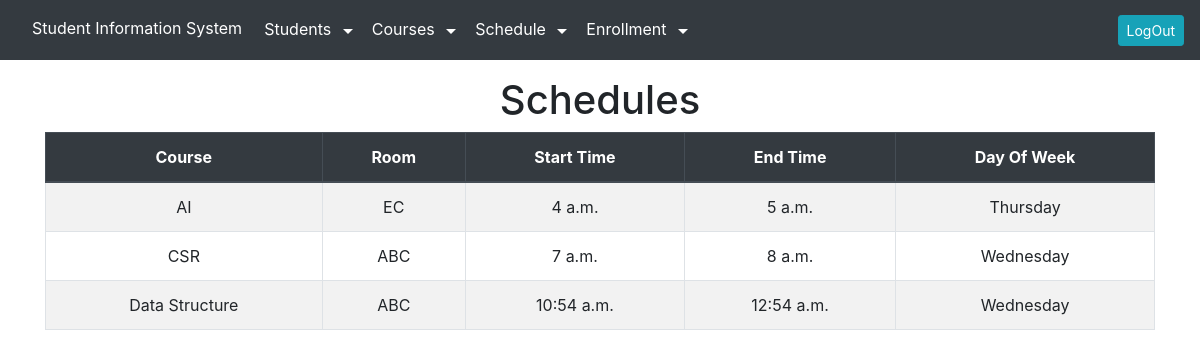
The page /schedulelist/ (signed in) on the database as committed earlier.
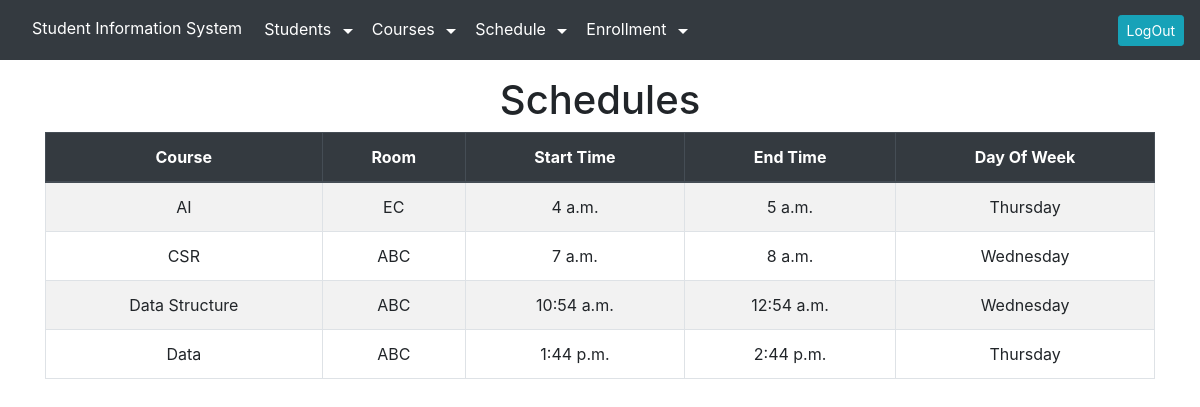
The same page on the database as committed later.
### sis_app/models.py (models this page shows, shortened)
class Schedule(models.Model):
    course = models.CharField(max_length=100)
    room = models.CharField(max_length=100)
    start_time = models.TimeField()
    end_time = models.TimeField()
    day_of_week = models.CharField(max_length=20)

### sis_app/views.py (the view)
# urls.py: path('schedulelist/', views.schedule_read_view, name='schedule_list'),
@login_required
def schedule_read_view(request):
    api_url = 'http://127.0.0.1:8000/api/schedules/'
    try:
        response = requests.get(api_url)
        if response.status_code == 200:
            Schedule.objects.all().delete()
            schedules_data = response.json()
            for schedule_data in schedules_data:
               Schedule.objects.create(
                  course=schedule_data['course'],
                  start_time=schedule_data['start_time'],
                  end_time=schedule_data['end_time'],
                  day_of_week=schedule_data['day_of_week'],
                  room=schedule_data['room_name']
            )
            schedules = Schedule.objects.all()
        else:
            schedules = Schedule.objects.all()
    except requests.exceptions.RequestException as e:
        print(f"An error occurred: {e}")
        schedules = Schedule.objects.all()
    return render(request, 'schedule_list.html', {'schedules': schedules})

### sis_app/templates/schedule_list.html (shortened to what this page needs)
{% extends "layout.html" %}
{% block content %}
<h1 class="text-center">Schedules</h1>
<table class="table table-bordered table-striped text-center">
    <thead class="thead-dark">
        <tr>
            <th>Course</th>
            <th>Room</th>
            <th>Start Time</th>
            <th>End Time</th>
            <th>Day Of Week</th>
        </tr>
    </thead>
    <tbody>
        {% for schedule in schedules %}
        <tr>
            <td>{{schedule.course}}</td>
            <td>{{schedule.room}}</td>
            <td>{{schedule.start_time}}</td>
            <td>{{schedule.end_time}}</td>
            <td>{{schedule.day_of_week}}</td>
        </tr>
        {% endfor %}
    </tbody>
</table>
{% endblock %}

Rows that differ between the two databases and show on the page:
added Schedule: course "Data", room "ABC", start_time "1:44 p.m.", end_time "2:44 p.m.", day_of_week "Thursday"
